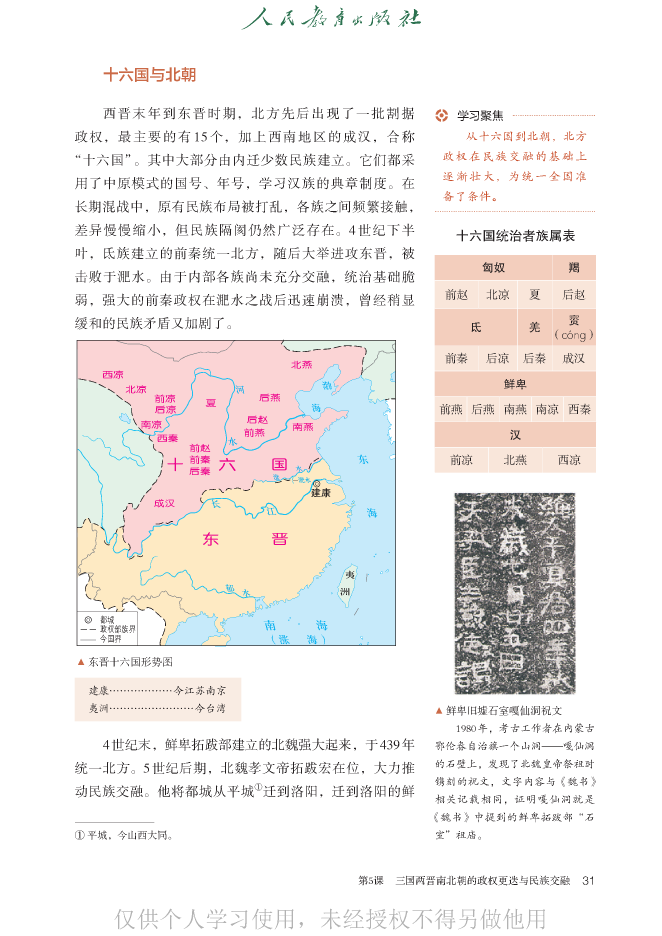
#> input picture shuju/cleaned/history_book_01/reclean_20260923/s01/page_38_240dpi.png, 1985 x 2807 px, found by its file name (shown at 1/3 size)
$ python zoom_review.py
#> lines starting #> are read from the running program, lines starting #| are printed output that depends on the picture
from PIL import Image
from pathlib import Path
p=Path('shuju/cleaned/history_book_01/reclean_20260923/s01/page_38_240dpi.png'); im=Image.open(p)
#> further down, im is the input picture: PIL image 1985x2807 RGB; mean R, G, B 240.1, 236.9, 235.2
# Crop the table from the rendered page and enlarge it for character-level verification.
box=(1260,680,1820,1110); crop=im.crop(box)
#> after `crop = im.crop(box)`:
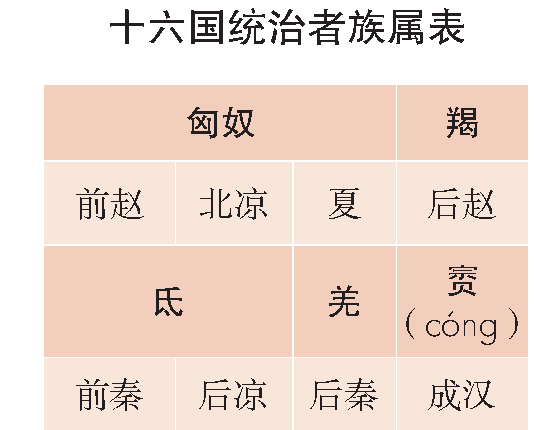
#> crop: PIL image 560x430 RGB; mean R, G, B 239.4, 220.3, 210.7
crop.resize((crop.width*3,crop.height*3)).save(p.with_name('page_38_table_crop.png'))
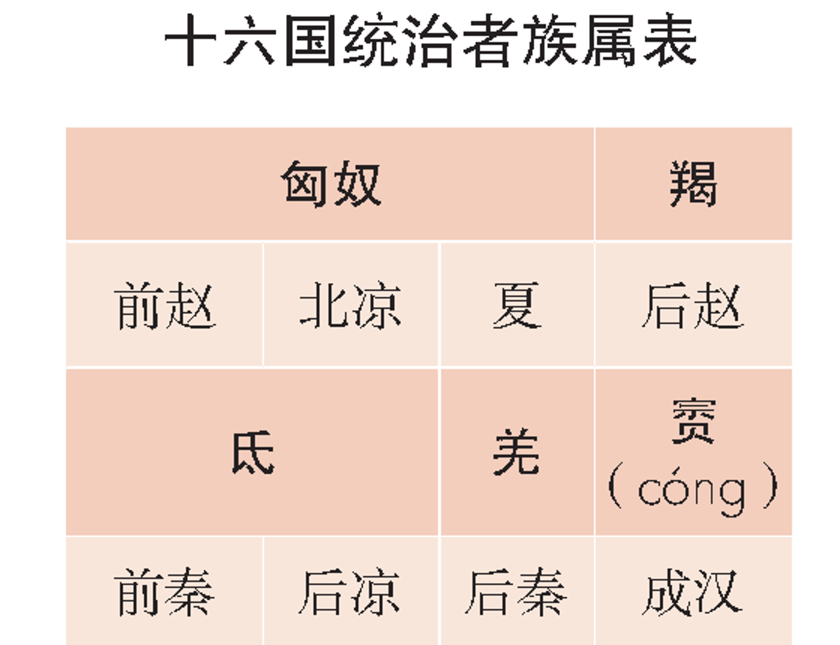
#> saved as page_38_table_crop.png: PIL image 1680x1290 RGB (shown at 1/2 size); mean R, G, B 239.2, 220.2, 210.6
from pypdf import PdfReader
#> (the run stopped early here; a loop or call above may not have finished)

$ run again, with shuju/cleaned/history_book_01/reclean_20260923/s01/page_37_240dpi.png copied over shuju/cleaned/history_book_01/reclean_20260923/s01/page_38_240dpi.png
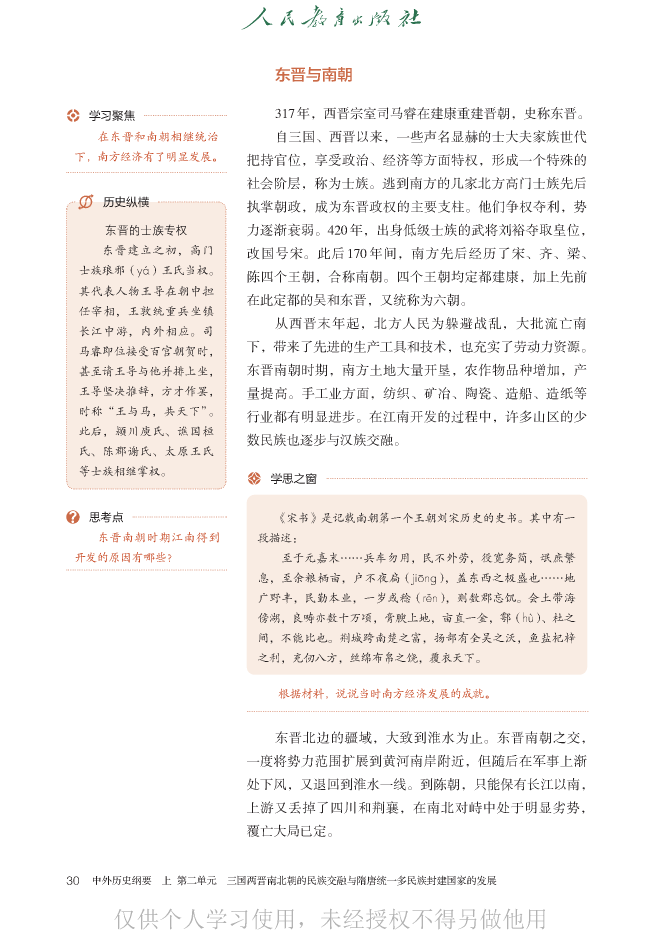
#> input picture shuju/cleaned/history_book_01/reclean_20260923/s01/page_37_240dpi.png, 1985 x 2807 px, found by its file name (shown at 1/3 size)
#> im is the input picture: PIL image 1985x2807 RGB; mean R, G, B 246.1, 243.4, 241.8
#> `crop = im.crop(box)`:
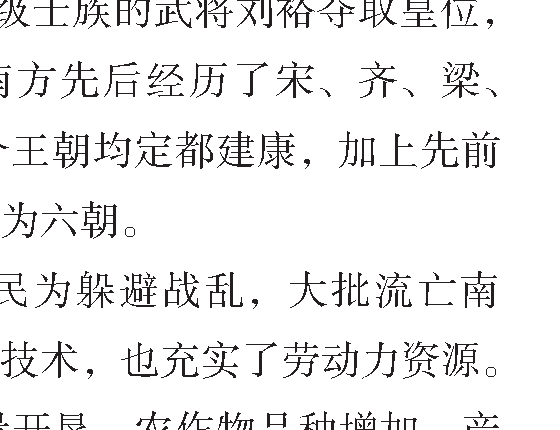
#> crop: PIL image 560x430 RGB; mean R, G, B 238.6, 238.3, 238.4
#> `crop.resize((crop.width*3,crop.height*3)).save(p.with_name('page_38_ta..`:
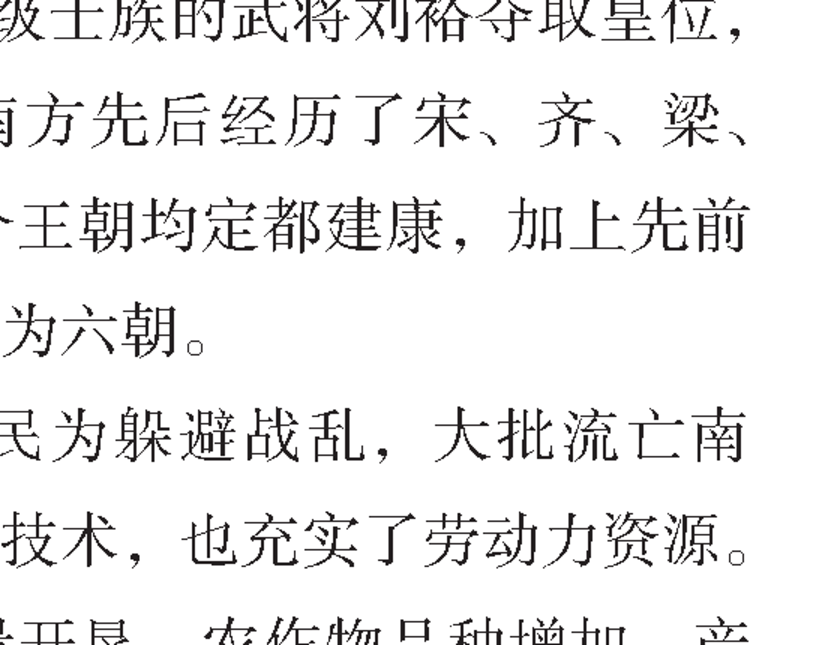
#> saved as page_38_table_crop.png: PIL image 1680x1290 RGB (shown at 1/2 size); mean R, G, B 237.9, 237.6, 237.7

$ run again, with shuju/cleaned/history_book_01/reclean_20260923/s01/lower_groups.png copied over shuju/cleaned/history_book_01/reclean_20260923/s01/page_38_240dpi.png
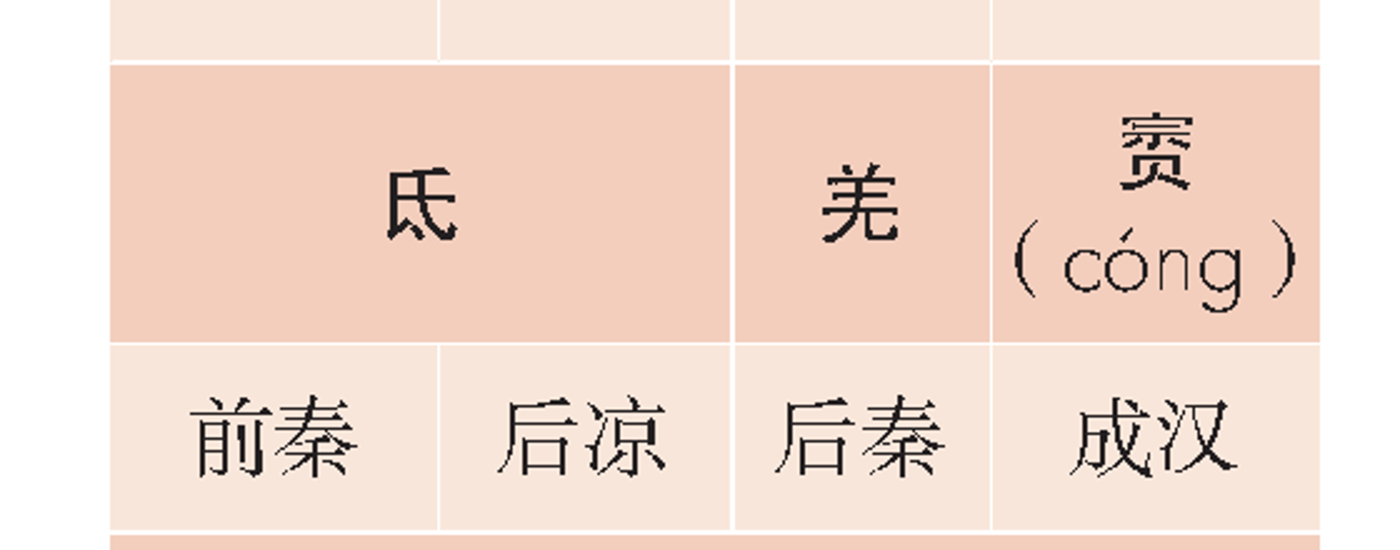
#> input picture shuju/cleaned/history_book_01/reclean_20260923/s01/lower_groups.png, 2800 x 1100 px, found by its file name (shown at 1/2 size)
#> im is the input picture: PIL image 2800x1100 RGB; mean R, G, B 241.4, 217.9, 206
#> `crop = im.crop(box)`:
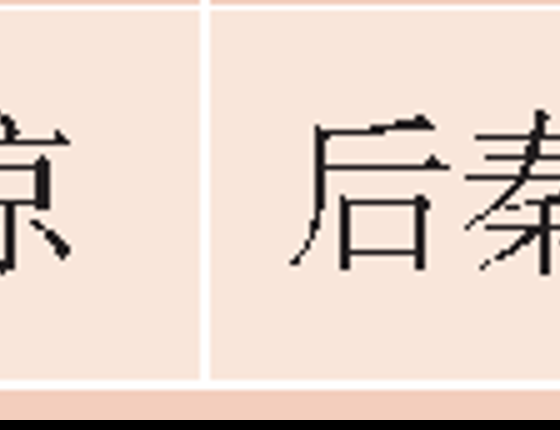
#> crop: PIL image 560x430 RGB; mean R, G, B 231.9, 213.9, 203
#> `crop.resize((crop.width*3,crop.height*3)).save(p.with_name('page_38_ta..`:
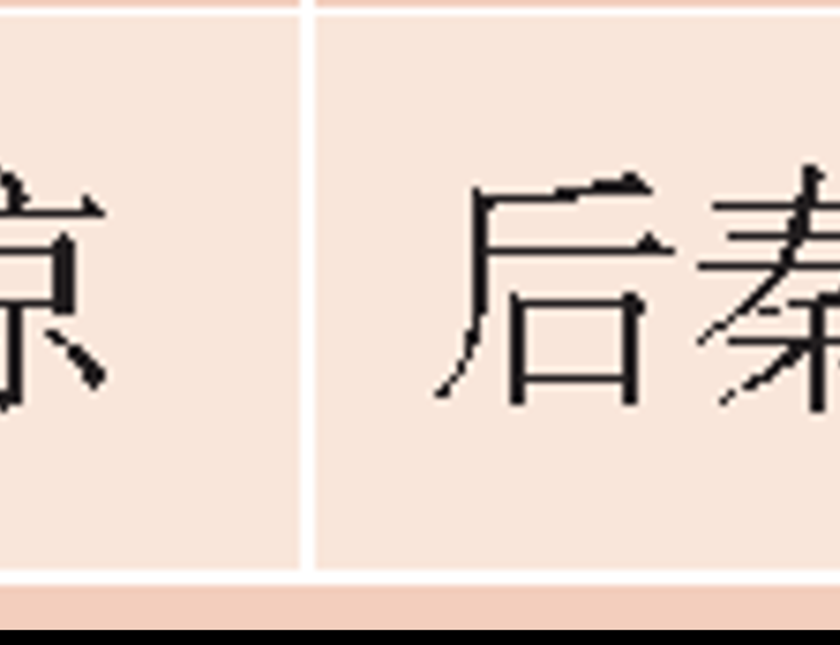
#> saved as page_38_table_crop.png: PIL image 1680x1290 RGB (shown at 1/2 size); mean R, G, B 231.9, 213.9, 203
